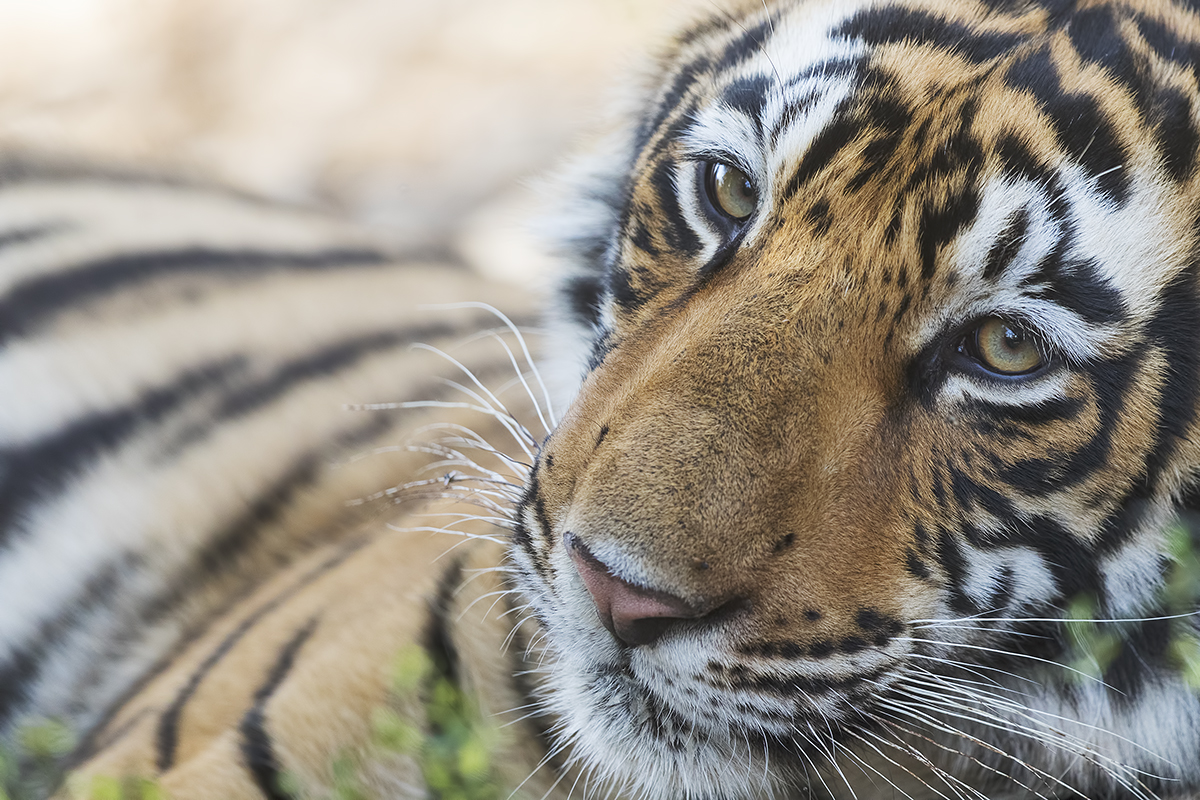
#> input picture temp_image.jpg, 1200 x 800 px; its folder holds only this picture in this run
$ python -i ImageAug.py   (imports and definitions only)
#> lines starting #> are read from the running program, lines starting #| are printed output that depends on the picture
import os
import random
from shutil import copyfile
from PIL import Image, ImageEnhance

# Define the input and output directories
input_dir = "dataset/Data"
output_dir = "dataset/output"

# Define the target range for the number of images per folder
min_images_per_folder = 900
max_images_per_folder = 1000

# Define the augmentation operations (you can customize this)
def augment_image(input_path, output_path):
#> called with input_path = '../temp_image.jpg', output_path = 'out.png'
    try:
        image = Image.open(input_path)
#> image is the input picture: PIL image 1200x800 RGB; mean R, G, B 149.7, 144.1, 134.6

        # Example augmentations, you can customize these
        enhancer = ImageEnhance.Color(image)
        image = enhancer.enhance(random.uniform(0.7, 1.3))

        enhancer = ImageEnhance.Brightness(image)
        image = enhancer.enhance(random.uniform(0.7, 1.3))
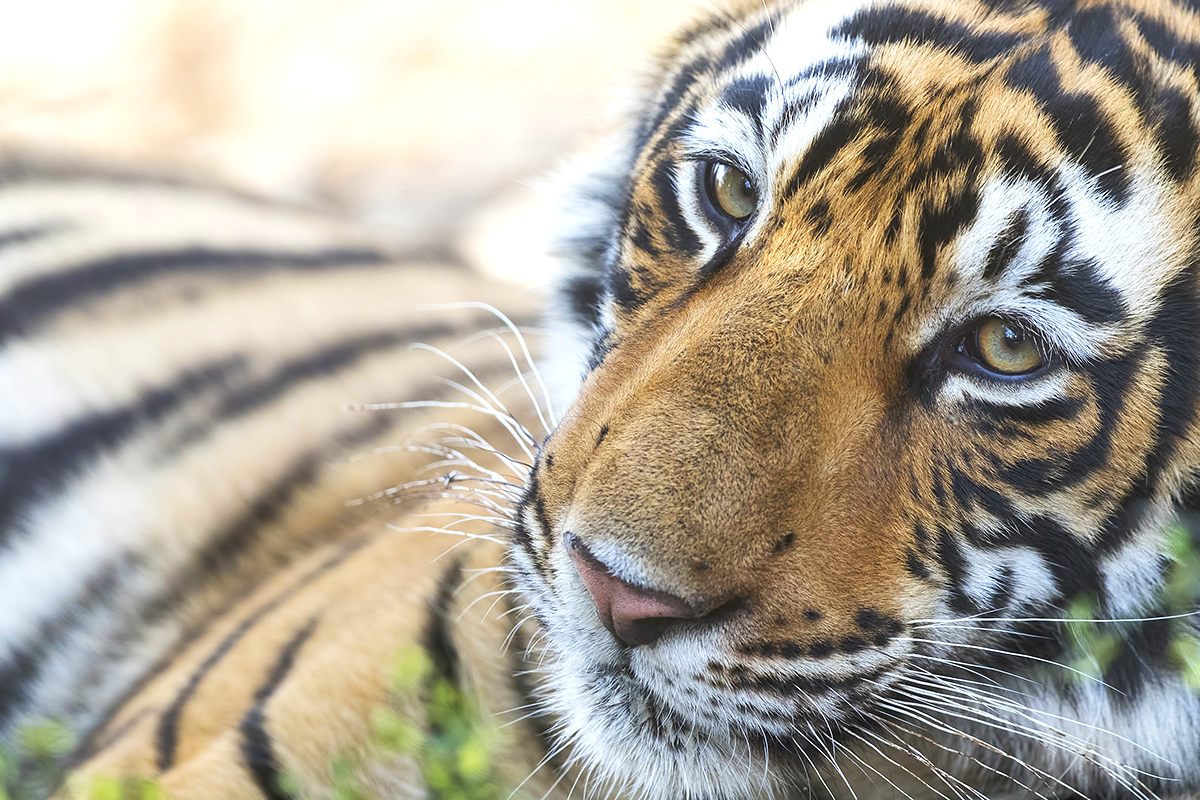
#> image: PIL image 1200x800 RGB; mean R, G, B 171.3, 164.4, 151.4

        enhancer = ImageEnhance.Contrast(image)
        image = enhancer.enhance(random.uniform(0.7, 1.3))

        enhancer = ImageEnhance.Sharpness(image)
        image = enhancer.enhance(random.uniform(0.7, 1.3))

        image.save(output_path)
    except Exception as e:
        print(f"Error processing image: {input_path}, Error: {str(e)}")

# Function to perform augmentations
def augment_images(input_folder, output_folder):
    os.makedirs(output_folder, exist_ok=True)

    # List image files in the input folder
    image_files = [f for f in os.listdir(input_folder) if f.lower().endswith(('.jpg', '.jpeg', '.png', '.gif'))]

    # Calculate the number of images to generate
    num_images_to_generate = random.randint(min_images_per_folder, max_images_per_folder)

    # Check if there are images in the folder before attempting augmentation
    if len(image_files) == 0:
        print(f"No images found in folder: {input_folder}")
        return

    for i in range(num_images_to_generate):
        input_image = os.path.join(input_folder, random.choice(image_files))
        output_image = os.path.join(output_folder, f"augmented_{i}.jpg")
        augment_image(input_image, output_image)

# Iterate through subfolders in the input directory
# [15 lines not run here, left out]

>>> result = augment_image('../temp_image.jpg', 'out.png')
